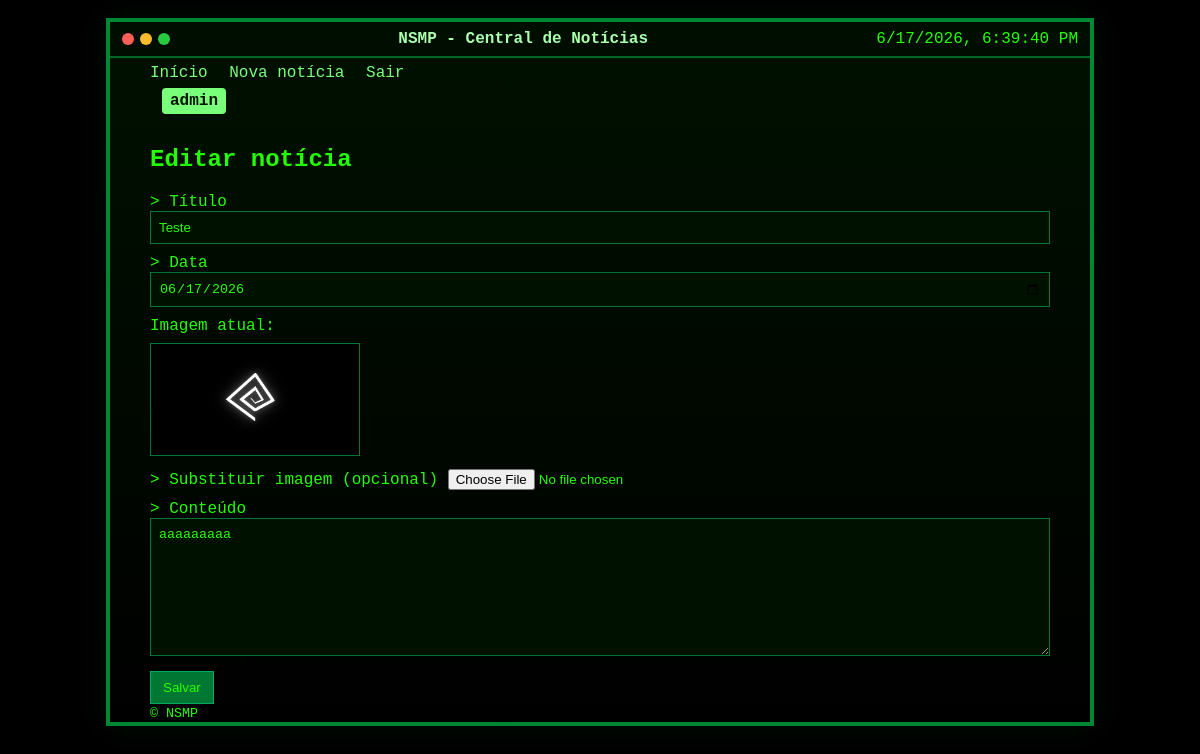
The page /edit/2 (signed in) on the database its author committed.
### tables this page shows
CREATE TABLE posts (
            id INTEGER PRIMARY KEY AUTOINCREMENT,
            title TEXT NOT NULL,
            date TEXT NOT NULL,
            content TEXT NOT NULL,
            image TEXT
        );

### app.py (the view, shortened to what this page needs)
@app.route('/edit/<int:post_id>', methods=('GET', 'POST'))
@login_required
def edit_post(post_id):
    conn = get_db_connection()
    post = conn.execute('SELECT * FROM posts WHERE id = ?', (post_id,)).fetchone()
    if not post:
        conn.close()
        flash('Notícia não encontrada.')
        return redirect(url_for('index'))
    conn.close()
    return render_template('edit_post.html', post=post)

### app.py (called while the page is built)
def get_db_connection():
    conn = sqlite3.connect(DB_PATH)
    conn.row_factory = sqlite3.Row
    return conn

def login_required(f):
    @wraps(f)
    def decorated(*args, **kwargs):
        if not session.get('logged_in'):
            return redirect(url_for('login', next=request.path))
        return f(*args, **kwargs)
    return decorated

### templates/edit_post.html
{% extends 'base.html' %}
{% block content %}
<h2>Editar notícia</h2>
<form method="post" enctype="multipart/form-data" class="post-form terminal-form">
  <label>&gt; Título
    <input type="text" name="title" value="{{ post['title'] }}" required>
  </label>
  <label>&gt; Data
    <input type="date" name="date" value="{{ post['date'] }}">
  </label>
  {% if post['image'] %}
    <div class="current-image">Imagem atual:<br>
      <img class="post-image" src="{{ url_for('static', filename='uploads/' + post['image']) }}" alt="imagem">
    </div>
  {% endif %}
  <label>&gt; Substituir imagem (opcional)
    <input type="file" name="image" accept="image/*">
  </label>
  <label>&gt; Conteúdo
    <textarea name="content" rows="8">{{ post['content'] }}</textarea>
  </label>
  <button type="submit">Salvar</button>
</form>
{% endblock %}

### static/css/style.css (style rules this page uses)
.terminal-bg { background:#000;color:#23ff00;min-height:100vh }
body { font-family: 'Courier New', Courier, monospace;margin:0 }
.post-image { max-width:100%;height:auto;border:1px solid #073;padding:4px;background:#000;margin:8px 0 }
.post-form label { display:block;margin-bottom:10px;color:#23ff00 }
textarea,input[type=text],input[type=date],input[type=password] { width:100%;box-sizing:border-box;padding:8px;border:1px solid #073;background:#001100;color:#23ff00 }
button { background:#073;color:#23ff00;border:1px solid #0a6;padding:8px 12px;cursor:pointer }
.current-image img { max-width:200px;margin-top:8px;border:1px solid #073 }

### rows shown on the page
posts: title "Teste", date "06/17/2026", image (picture), content "aaaaaaaaa"

### other values the page prints
{{ session.get('admin_name') }} "admin"
